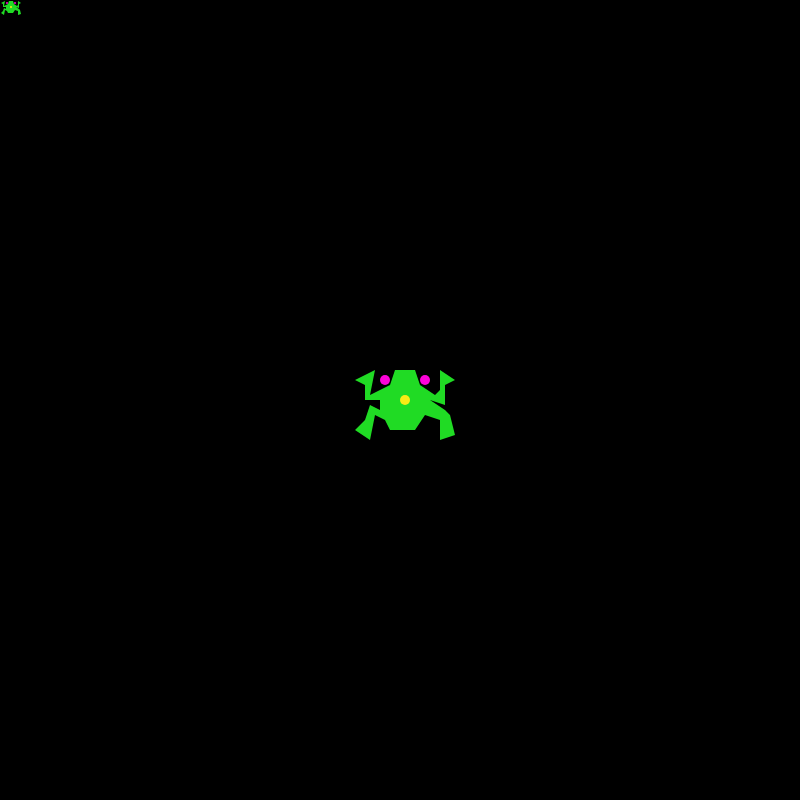
Frame 1 (no input)
Frame 60 (no input): identical to frame 1, image omitted
Frame 120 (the mouse pressed at the canvas centre since frame 60): identical to frame 1, image omitted

The p5.js sketch that drew this single still picture (run headless with seeded random() and noise() and a simulated clock; from frame 60 on, the mouse is pressed at the canvas centre):

// p5.js sketch
// ── sketch.js
let frogX, frogY, frogAngle;

function setup() {
  createCanvas(800, 800);
  frogX = width/2;
  frogY = height/2;
  frogAngle = 0;

}

function draw() {
  // put drawing code here
  background(0);

  push();
    translate(frogX, frogY);
    rotate(radians(frogAngle));
    scale(5);
    translate(-10, -7);
    frog();
  pop();



  frog(); // tiny frog up in the corner
} 

function keyTyped(){
  if (key === 's'){
    console.log(frogY);
    frogY += 10;
    frogAngle = 180;
  }

  if( key === 'a'){
    frogX -= 10;
    frogAngle = 270;

  }

  if(key === 'd'){
    frogX += 10;
    frogAngle = 90;

  }
  if(key === 'w'){
    frogY -=10
    frogAngle= 0;
  }
  
} //keyTyped


function frog(){
  noStroke();
  fill(32, 219, 36);
  beginShape();
  vertex(9, 1);
  vertex(13, 1);
  vertex(14, 4);
  vertex(17, 6);
  vertex(18, 5);
  vertex(18, 1);
  vertex(21, 3);
  vertex(19, 4);
  vertex(19, 8);
  vertex(16, 7);
  vertex(19, 9);
  vertex(20, 10);
  vertex(21, 14);
  vertex(18, 15);
  vertex(18, 11);
  vertex(15, 10);
  vertex(13, 13);
  vertex(8, 13);
  vertex(7, 11);
  vertex(5, 10);
  vertex(4, 15);
  vertex(1, 13);
  vertex(3, 11);
  vertex(4, 8);
  vertex(6, 9);
  vertex(6, 7);
  vertex(3, 7);
  vertex(3, 4);
  vertex(1, 3);
  vertex(5, 1);
  vertex(4, 6);
  vertex(8, 4);
  vertex(9, 1);
  endShape();
  fill(248, 235, 21);
  ellipse(11, 7, 2, 2);
  fill(253, 3, 217);
  ellipse(7, 3, 2, 2);
  ellipse(15, 3, 2, 2);

}
